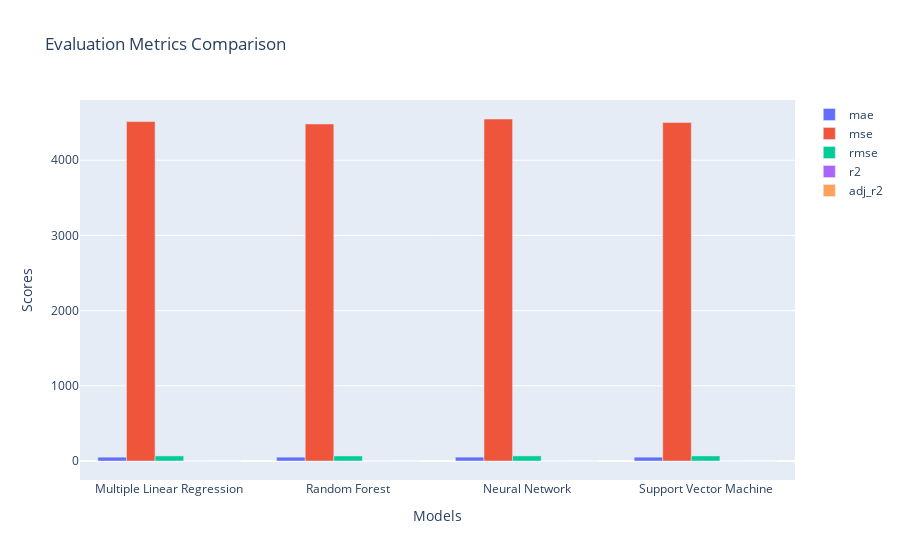

Here is the notebook cell this chart was saved with:
### Code cell
# Extracting model names and metric scores
model_names = [d['model'] for d in regression_stats_val]
metric_labels = list(regression_stats_val[0].keys())[1:]
metric_scores = {metric: [d[metric] for d in regression_stats_val] for metric in metric_labels}

# Plotting the bar chart
fig = go.Figure()

for metric in metric_labels:
    fig.add_trace(go.Bar(
        x=model_names,
        y=metric_scores[metric],
        name=metric
    ))

# Updating the layout
fig.update_layout(
    title='Evaluation Metrics Comparison',
    xaxis_title='Models',
    yaxis_title='Scores',
    barmode='group'
)

# Display the plot
fig.show()

### Figure 1 — Plotly figure (JSON) as saved in the notebook; plotly's stock layout.template omitted (floating-point values rounded to 4 significant figures)
{"data": [{"name": "mae", "type": "bar", "x": ["Multiple Linear Regression", "Random Forest", "Neural Network", "Support Vector Machine"], "y": [51.18, 51.21, 51.47, 51.1]}, {"name": "mse", "type": "bar", "x": ["Multiple Linear Regression", "Random Forest", "Neural Network", "Support Vector Machine"], "y": [4514.0, 4483.0, 4549.0, 4503.0]}, {"name": "rmse", "type": "bar", "x": ["Multiple Linear Regression", "Random Forest", "Neural Network", "Support Vector Machine"], "y": [67.19, 66.95, 67.44, 67.11]}, {"name": "r2", "type": "bar", "x": ["Multiple Linear Regression", "Random Forest", "Neural Network", "Support Vector Machine"], "y": [0.01576, 0.02264, 0.008204, 0.01808]}, {"name": "adj_r2", "type": "bar", "x": ["Multiple Linear Regression", "Random Forest", "Neural Network", "Support Vector Machine"], "y": [-0.06139, -0.05397, -0.06954, -0.05889]}], "layout": {"barmode": "group", "title": {"text": "Evaluation Metrics Comparison"}, "xaxis": {"title": {"text": "Models"}}, "yaxis": {"title": {"text": "Scores"}}}}
